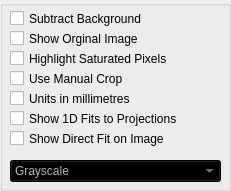
     <widget class="QGroupBox" name="groupBoxForChecks">
      <property name="geometry">
       <rect>
        <x>10</x>
        <y>90</y>
        <width>231</width>
        <height>191</height>
       </rect>
      </property>
      <property name="title">
       <string/>
      </property>
      <widget class="QCheckBox" name="subtractBackground">
       <property name="geometry">
        <rect>
         <x>10</x>
         <y>10</y>
         <width>171</width>
         <height>17</height>
        </rect>
       </property>
       <property name="text">
        <string>Subtract Background</string>
       </property>
      </widget>
      <widget class="QCheckBox" name="showOriginalImage">
       <property name="geometry">
        <rect>
         <x>10</x>
         <y>30</y>
         <width>141</width>
         <height>17</height>
        </rect>
       </property>
       <property name="text">
        <string>Show Orginal Image</string>
       </property>
      </widget>
      <widget class="QCheckBox" name="highlightSatPix">
       <property name="geometry">
        <rect>
         <x>10</x>
         <y>50</y>
         <width>191</width>
         <height>17</height>
        </rect>
       </property>
       <property name="text">
        <string>Highlight Saturated Pixels</string>
       </property>
      </widget>
      <widget class="QCheckBox" name="useManualCrop">
       <property name="geometry">
        <rect>
         <x>10</x>
         <y>70</y>
         <width>211</width>
         <height>17</height>
        </rect>
       </property>
       <property name="text">
        <string>Use Manual Crop</string>
       </property>
      </widget>
      <widget class="QComboBox" name="comboBox">
       <property name="geometry">
        <rect>
         <x>10</x>
         <y>160</y>
         <width>211</width>
         <height>22</height>
        </rect>
       </property>
       <property name="palette">
        <palette>
         <active>
          <colorrole role="WindowText">
           <brush brushstyle="SolidPattern">
            <color alpha="255">
             <red>177</red>
             <green>177</green>
             <blue>177</blue>
            </color>
           </brush>
          </colorrole>
          <colorrole role="Button">
           <brush brushstyle="LinearGradientPattern">
            <gradient startx="0.000000000000000" starty="0.000000000000000" endx="0.000000000000000" endy="1.000000000000000" type="LinearGradient" spread="PadSpread" coordinatemode="ObjectBoundingMode">
             <gradientstop position="0.000000000000000">
              <color alpha="255">
               <red>86</red>
               <green>86</green>
               <blue>86</blue>
              </color>
             </gradientstop>
             <gradientstop position="0.100000000000000">
              <color alpha="255">
               <red>82</red>
               <green>82</green>
               <blue>82</blue>
              </color>
             </gradientstop>
             <gradientstop position="0.500000000000000">
              <color alpha="255">
               <red>78</red>
               <green>78</green>
               <blue>78</blue>
              </color>
             </gradientstop>
             <gradientstop position="0.900000000000000">
              <color alpha="255">
               <red>74</red>
               <green>74</green>
               <blue>74</blue>
              </color>
             </gradientstop>
             <gradientstop position="1.000000000000000">
              <color alpha="255">
               <red>70</red>
               <green>70</green>
               <blue>70</blue>
              </color>
             </gradientstop>
            </gradient>
           </brush>
          </colorrole>
          <colorrole role="Text">
           <brush brushstyle="SolidPattern">
            <color alpha="255">
             <red>177</red>
             <green>177</green>
             <blue>177</blue>
            </color>
           </brush>
          </colorrole>
          <colorrole role="BrightText">
           <brush brushstyle="SolidPattern">
            <color alpha="255">
             <red>0</red>
             <green>170</green>
             <blue>0</blue>
            </color>
           </brush>
          </colorrole>
          <colorrole role="ButtonText">
           <brush brushstyle="SolidPattern">
            <color alpha="255">
             <red>177</red>
             <green>177</green>
             <blue>177</blue>
            </color>
           </brush>
          </colorrole>
          <colorrole role="Base">
           <brush brushstyle="LinearGradientPattern">
            <gradient startx="0.000000000000000" starty="0.000000000000000" endx="0.000000000000000" endy="1.000000000000000" type="LinearGradient" spread="PadSpread" coordinatemode="ObjectBoundingMode">
             <gradientstop position="0.000000000000000">
              <color alpha="255">
               <red>86</red>
               <green>86</green>
               <blue>86</blue>
              </color>
             </gradientstop>
             <gradientstop position="0.100000000000000">
              <color alpha="255">
               <red>82</red>
               <green>82</green>
               <blue>82</blue>
              </color>
             </gradientstop>
             <gradientstop position="0.500000000000000">
              <color alpha="255">
               <red>78</red>
               <green>78</green>
               <blue>78</blue>
              </color>
             </gradientstop>
             <gradientstop position="0.900000000000000">
              <color alpha="255">
               <red>74</red>
               <green>74</green>
               <blue>74</blue>
              </color>
             </gradientstop>
             <gradientstop position="1.000000000000000">
              <color alpha="255">
               <red>70</red>
               <green>70</green>
               <blue>70</blue>
              </color>
             </gradientstop>
            </gradient>
           </brush>
          </colorrole>
          <colorrole role="Window">
           <brush brushstyle="LinearGradientPattern">
            <gradient startx="0.000000000000000" starty="0.000000000000000" endx="0.000000000000000" endy="1.000000000000000" type="LinearGradient" spread="PadSpread" coordinatemode="ObjectBoundingMode">
             <gradientstop position="0.000000000000000">
              <color alpha="255">
               <red>86</red>
               <green>86</green>
               <blue>86</blue>
              </color>
             </gradientstop>
             <gradientstop position="0.100000000000000">
              <color alpha="255">
               <red>82</red>
               <green>82</green>
               <blue>82</blue>
              </color>
             </gradientstop>
             <gradientstop position="0.500000000000000">
              <color alpha="255">
               <red>78</red>
               <green>78</green>
               <blue>78</blue>
              </color>
             </gradientstop>
             <gradientstop position="0.900000000000000">
              <color alpha="255">
               <red>74</red>
               <green>74</green>
               <blue>74</blue>
              </color>
             </gradientstop>
             <gradientstop position="1.000000000000000">
              <color alpha="255">
               <red>70</red>
               <green>70</green>
               <blue>70</blue>
              </color>
             </gradientstop>
            </gradient>
           </brush>
          </colorrole>
          <colorrole role="Highlight">
           <brush brushstyle="SolidPattern">
            <color alpha="255">
             <red>255</red>
             <green>170</green>
             <blue>0</blue>
            </color>
           </brush>
          </colorrole>
         </active>
         <inactive>
          <colorrole role="WindowText">
           <brush brushstyle="SolidPattern">
            <color alpha="255">
             <red>177</red>
             <green>177</green>
             <blue>177</blue>
            </color>
           </brush>
          </colorrole>
          <colorrole role="Button">
           <brush brushstyle="LinearGradientPattern">
            <gradient startx="0.000000000000000" starty="0.000000000000000" endx="0.000000000000000" endy="1.000000000000000" type="LinearGradient" spread="PadSpread" coordinatemode="ObjectBoundingMode">
             <gradientstop position="0.000000000000000">
              <color alpha="255">
               <red>86</red>
               <green>86</green>
               <blue>86</blue>
              </color>
             </gradientstop>
             <gradientstop position="0.100000000000000">
              <color alpha="255">
               <red>82</red>
               <green>82</green>
               <blue>82</blue>
              </color>
             </gradientstop>
             <gradientstop position="0.500000000000000">
              <color alpha="255">
               <red>78</red>
               <green>78</green>
               <blue>78</blue>
              </color>
             </gradientstop>
             <gradientstop position="0.900000000000000">
              <color alpha="255">
               <red>74</red>
               <green>74</green>
               <blue>74</blue>
              </color>
             </gradientstop>
             <gradientstop position="1.000000000000000">
              <color alpha="255">
               <red>70</red>
               <green>70</green>
               <blue>70</blue>
              </color>
             </gradientstop>
            </gradient>
           </brush>
          </colorrole>
          <colorrole role="Text">
           <brush brushstyle="SolidPattern">
            <color alpha="255">
             <red>177</red>
             <green>177</green>
             <blue>177</blue>
            </color>
           </brush>
          </colorrole>
          <colorrole role="BrightText">
           <brush brushstyle="SolidPattern">
            <color alpha="255">
             <red>0</red>
             <green>170</green>
             <blue>0</blue>
            </color>
           </brush>
          </colorrole>
          <colorrole role="ButtonText">
           <brush brushstyle="SolidPattern">
            <color alpha="255">
             <red>177</red>
             <green>177</green>
             <blue>177</blue>
            </color>
           </brush>
          </colorrole>
          <colorrole role="Base">
           <brush brushstyle="LinearGradientPattern">
            <gradient startx="0.000000000000000" starty="0.000000000000000" endx="0.000000000000000" endy="1.000000000000000" type="LinearGradient" spread="PadSpread" coordinatemode="ObjectBoundingMode">
             <gradientstop position="0.000000000000000">
              <color alpha="255">
               <red>86</red>
               <green>86</green>
               <blue>86</blue>
              </color>
             </gradientstop>
             <gradientstop position="0.100000000000000">
              <color alpha="255">
               <red>82</red>
               <green>82</green>
               <blue>82</blue>
              </color>
             </gradientstop>
             <gradientstop position="0.500000000000000">
              <color alpha="255">
               <red>78</red>
               <green>78</green>
               <blue>78</blue>
              </color>
             </gradientstop>
             <gradientstop position="0.900000000000000">
              <color alpha="255">
               <red>74</red>
               <green>74</green>
               <blue>74</blue>
              </color>
             </gradientstop>
             <gradientstop position="1.000000000000000">
              <color alpha="255">
               <red>70</red>
               <green>70</green>
               <blue>70</blue>
              </color>
             </gradientstop>
            </gradient>
           </brush>
          </colorrole>
          <colorrole role="Window">
           <brush brushstyle="LinearGradientPattern">
            <gradient startx="0.000000000000000" starty="0.000000000000000" endx="0.000000000000000" endy="1.000000000000000" type="LinearGradient" spread="PadSpread" coordinatemode="ObjectBoundingMode">
             <gradientstop position="0.000000000000000">
              <color alpha="255">
               <red>86</red>
               <green>86</green>
               <blue>86</blue>
              </color>
             </gradientstop>
             <gradientstop position="0.100000000000000">
              <color alpha="255">
               <red>82</red>
               <green>82</green>
               <blue>82</blue>
              </color>
             </gradientstop>
             <gradientstop position="0.500000000000000">
              <color alpha="255">
               <red>78</red>
               <green>78</green>
               <blue>78</blue>
              </color>
             </gradientstop>
             <gradientstop position="0.900000000000000">
              <color alpha="255">
               <red>74</red>
               <green>74</green>
               <blue>74</blue>
              </color>
             </gradientstop>
             <gradientstop position="1.000000000000000">
              <color alpha="255">
               <red>70</red>
               <green>70</green>
               <blue>70</blue>
              </color>
             </gradientstop>
            </gradient>
           </brush>
          </colorrole>
          <colorrole role="Highlight">
           <brush brushstyle="SolidPattern">
            <color alpha="255">
             <red>255</red>
             <green>170</green>
             <blue>0</blue>
            </color>
           </brush>
          </colorrole>
         </inactive>
         <disabled>
          <colorrole role="WindowText">
           <brush brushstyle="SolidPattern">
            <color alpha="255">
             <red>64</red>
             <green>64</green>
             <blue>64</blue>
            </color>
           </brush>
          </colorrole>
          <colorrole role="Button">
           <brush brushstyle="SolidPattern">
            <color alpha="255">
             <red>50</red>
             <green>50</green>
             <blue>50</blue>
            </color>
           </brush>
          </colorrole>
          <colorrole role="Text">
           <brush brushstyle="SolidPattern">
            <color alpha="255">
             <red>64</red>
             <green>64</green>
             <blue>64</blue>
            </color>
           </brush>
          </colorrole>
          <colorrole role="BrightText">
           <brush brushstyle="SolidPattern">
            <color alpha="255">
             <red>0</red>
             <green>170</green>
             <blue>0</blue>
            </color>
           </brush>
          </colorrole>
          <colorrole role="ButtonText">
           <brush brushstyle="SolidPattern">
            <color alpha="255">
             <red>64</red>
             <green>64</green>
             <blue>64</blue>
            </color>
           </brush>
          </colorrole>
          <colorrole role="Base">
           <brush brushstyle="SolidPattern">
            <color alpha="255">
             <red>50</red>
             <green>50</green>
             <blue>50</blue>
            </color>
           </brush>
          </colorrole>
          <colorrole role="Window">
           <brush brushstyle="SolidPattern">
            <color alpha="255">
             <red>50</red>
             <green>50</green>
             <blue>50</blue>
            </color>
           </brush>
          </colorrole>
          <colorrole role="Highlight">
           <brush brushstyle="SolidPattern">
            <color alpha="255">
             <red>255</red>
             <green>170</green>
             <blue>0</blue>
            </color>
           </brush>
          </colorrole>
         </disabled>
        </palette>
       </property>
       <item>
        <property name="text">
         <string>Grayscale</string>
        </property>
       </item>
       <item>
        <property name="text">
         <string>Rainbow</string>
        </property>
       </item>
       <item>
        <property name="text">
         <string>Ice</string>
        </property>
       </item>
       <item>
        <property name="text">
         <string>Fire</string>
        </property>
       </item>
      </widget>
      <widget class="QCheckBox" name="Unitsmm">
       <property name="geometry">
        <rect>
         <x>10</x>
         <y>90</y>
         <width>141</width>
         <height>17</height>
        </rect>
       </property>
       <property name="text">
        <string>Units in millimetres</string>
       </property>
      </widget>
      <widget class="QCheckBox" name="checkBox_2">
       <property name="geometry">
        <rect>
         <x>10</x>
         <y>110</y>
         <width>201</width>
         <height>17</height>
        </rect>
       </property>
       <property name="text">
        <string>Show 1D Fits to Projections</string>
       </property>
      </widget>
      <widget class="QCheckBox" name="checkBox">
       <property name="geometry">
        <rect>
         <x>10</x>
         <y>130</y>
         <width>191</width>
         <height>17</height>
        </rect>
       </property>
       <property name="text">
        <string>Show Direct Fit on Image</string>
       </property>
      </widget>
     </widget>
